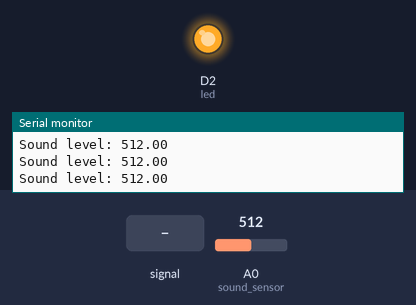
Bench run of a sketch on a simulated ESP8266 (NodeMCU). On the bench: output pins drawn as LEDs (lit = HIGH), the last lines printed to the serial monitor. The test bench sets the inputs (shaded band); at power-on: A0 (sound_sensor) = 512.

Above: at 1.3 s.
1.4 s: A0 (sound_sensor) fed a 1000 Hz sine of ±255 counts around its level
At 3.4 s:
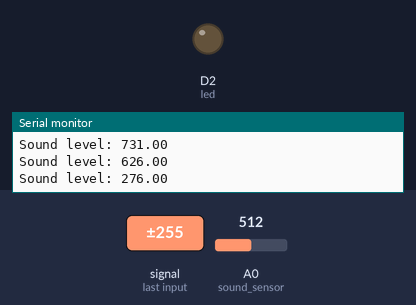
4.4 s: A0 (sound_sensor) set to 320
6.0 s: A0 (sound_sensor) set to 349
At 7.0 s:
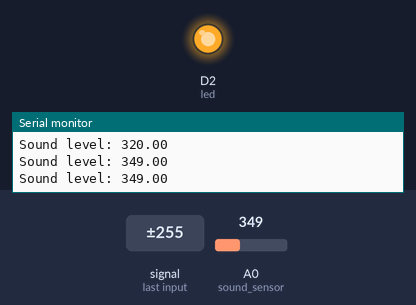
Timing chart, 0 to 9.0 s (numbered marks = the images above; inputs shaded):
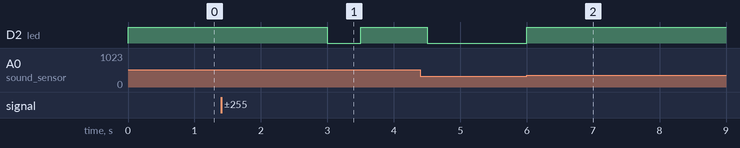

The sketch:

soundSensor_analog.ino
```cpp
#define sound_sensor A0
#define led D2

float soundlevel;
int threshold = 330;

void setup() {
 Serial.begin(9600);
 pinMode(led,OUTPUT);
 digitalWrite(led,LOW);
}

void loop() {
  soundlevel = analogRead(sound_sensor);
  Serial.print("Sound level: ");
  Serial.println(soundlevel);
  if (soundlevel > threshold){
    digitalWrite(led,HIGH);
  }else{
    digitalWrite(led,LOW);
  }
  delay(500);
}
```

Measured:
- after the input at 1.4 s, D2 (led): HIGH → LOW after 1.6 s, → HIGH 0.50 s later
- after the input at 6.0 s, D2 (led): LOW → HIGH at once
